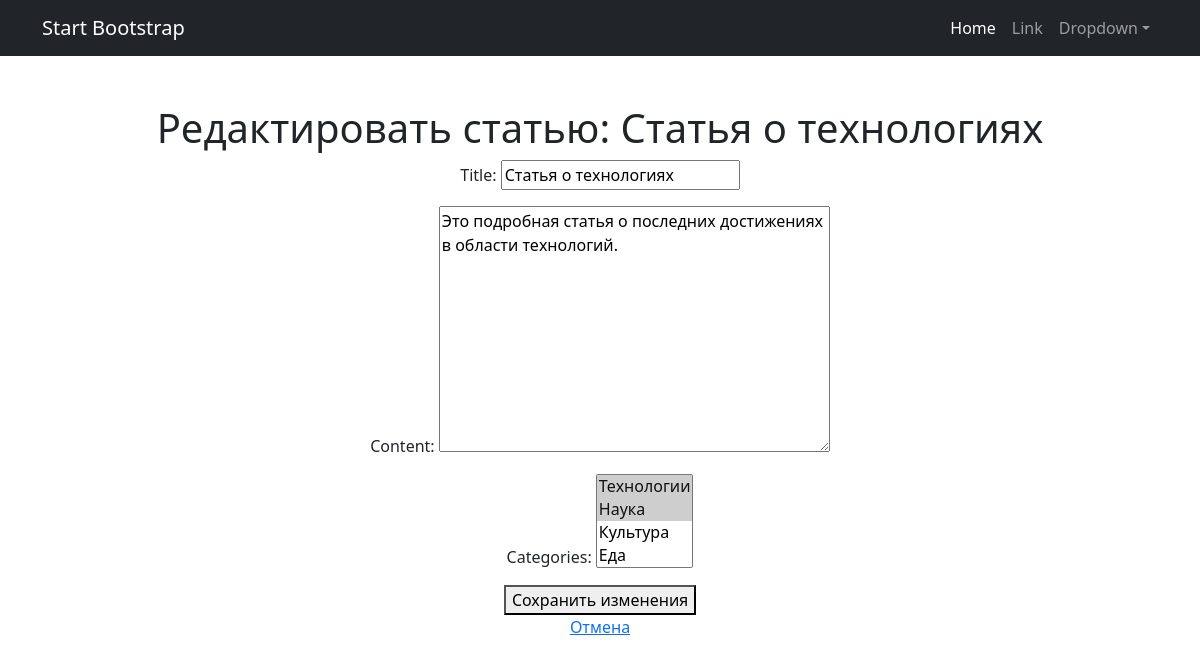
/articles/1/edit/, run on an earlier commit of the app's database.
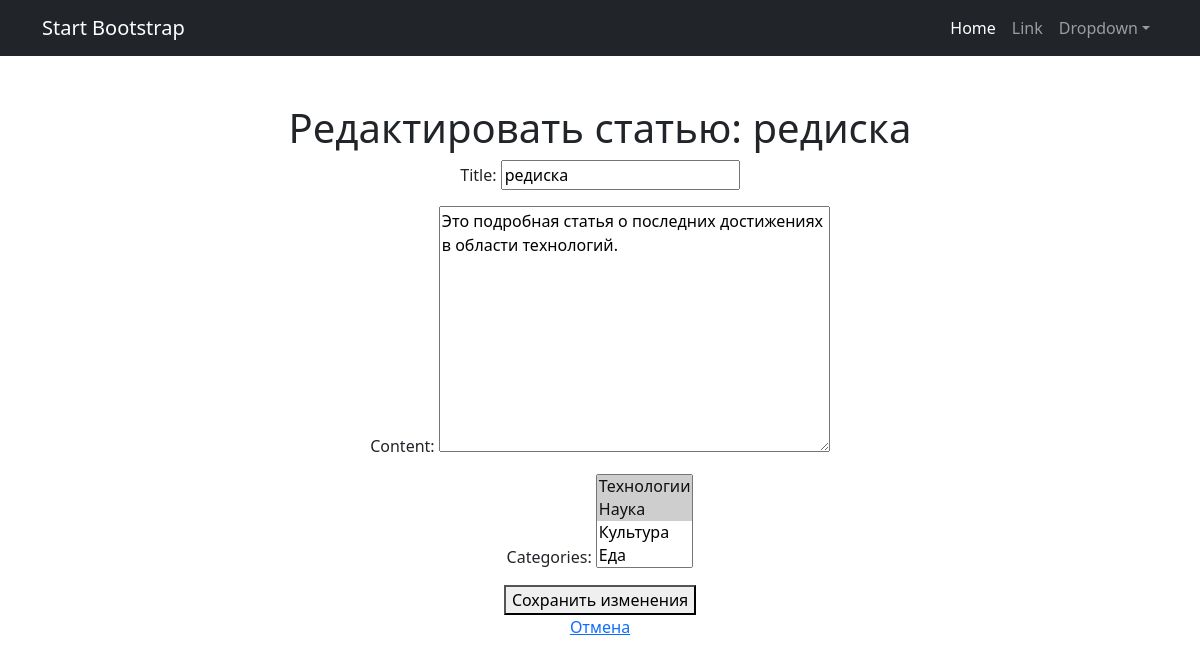
And on a later commit of the database.
### news/models.py (models this page shows, shortened)
class Post(models.Model):
    ARTICLE = 'AR'
    NEWS = 'NW'
    POST_TYPES = [
        (ARTICLE, 'Статья'),
        (NEWS, 'Новость'),
    ]
    author = models.ForeignKey(Author, on_delete=models.CASCADE)
    post_type = models.CharField(max_length=2, choices=POST_TYPES, default=ARTICLE)
    created_at = models.DateTimeField(auto_now_add=True)
    categories = models.ManyToManyField(Category, through='PostCategory')
    title = models.CharField(max_length=255)
    content = models.TextField()
    rating = models.IntegerField(default=0)

### news/views.py (the view, shortened to what this page needs)
# urls.py: path('articles/<int:pk>/edit/', ArticleUpdateView.as_view(), name='article_edit'),
class ArticleUpdateView(UpdateView):
    model = Post
    template_name = 'article_edit.html'
    form_class = PostForm

### news/forms.py (shortened to what this page needs)
class PostForm(forms.ModelForm):
    class Meta:
        model = Post
        fields = [
           'title',
           'content',
           'categories'
        ]

### news/models.py (called while the page is built)
    def __str__(self):
        return self.name.title()

### templates/article_edit.html (shortened to what this page needs)
{% extends 'flatpages/default.html' %}
{% block content %}
  <h1>Редактировать статью: {{ object.title }}</h1>
  <form method="post">
    {{ form.as_p }}
    <button type="submit">Сохранить изменения</button>
  </form>
  <a href="{% url 'post_detail' object.pk %}">Отмена</a>
{% endblock %}

What changed in the data, as far as the page shows it:
changed Post "Это подробная статья о последних достижениях в области технологий.": title "Статья о технологиях" → "редиска"
